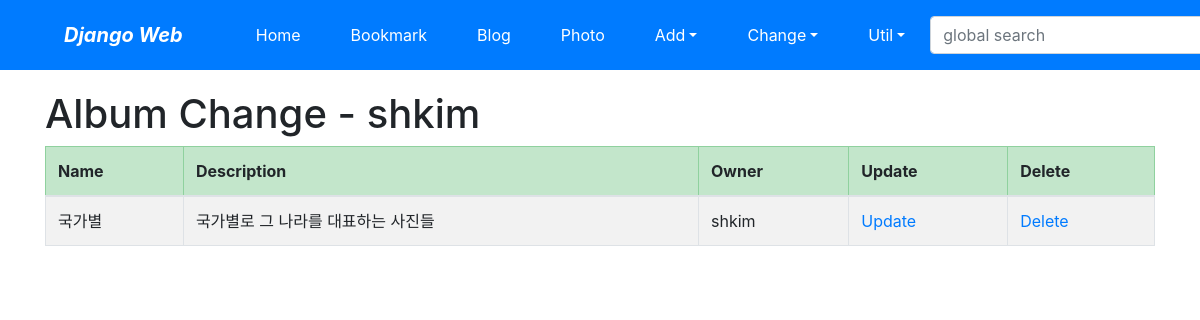
The page /photo/album/change/ (signed in) on the database its author committed.
### photo/models.py (models this page shows, shortened)
class Album(models.Model):
    name = models.CharField('NAME', max_length=30)
    description = models.CharField('One Line Description', max_length=100, blank=True)
    owner = models.ForeignKey('auth.User', on_delete=models.CASCADE, verbose_name='OWNER', blank=True, null=True)
    class Meta:
        ordering = ('name',)

### photo/views.py (the view)
# urls.py: path('album/change/', views.AlbumChangeLV.as_view(), name='album_change'),
class AlbumChangeLV(LoginRequiredMixin, ListView):
    model = Album
    template_name = 'photo/album_change_list.html'
    def get_queryset(self):
        return Album.objects.filter(owner=self.request.user)

### photo/templates/photo/album_change_list.html (shortened to what this page needs)
{% extends "base.html" %}
{% block content %}
    <h1>Album Change - {{user}}</h1>
    <table class="table table-striped table-bordered table-condensed">
        <thead>
        <tr class="table-success">
            <th>Name</th>
            <th>Description</th>
            <th>Owner</th>
            <th>Update</th>
            <th>Delete</th>
        </tr>
        </thead>
        <tbody>
        {% for item in object_list %}
        <tr>
            <td>{{ item.name }}</td>
            <td>{{ item.description }}</td>
            <td>{{ item.owner }}</td>
            <td><a href="{% url 'photo:album_update' item.id %}">Update</a></td>
            <td><a href="{% url 'photo:album_delete' item.id %}">Delete</a></td>
        </tr>
        {% endfor %}
        </tbody>
    </table>
{% endblock %}

### rows shown on the page
Album: name "국가별", description "국가별로 그 나라를 대표하는 사진들", owner "shkim"

### other values the page prints
{{ user }} "shkim"
